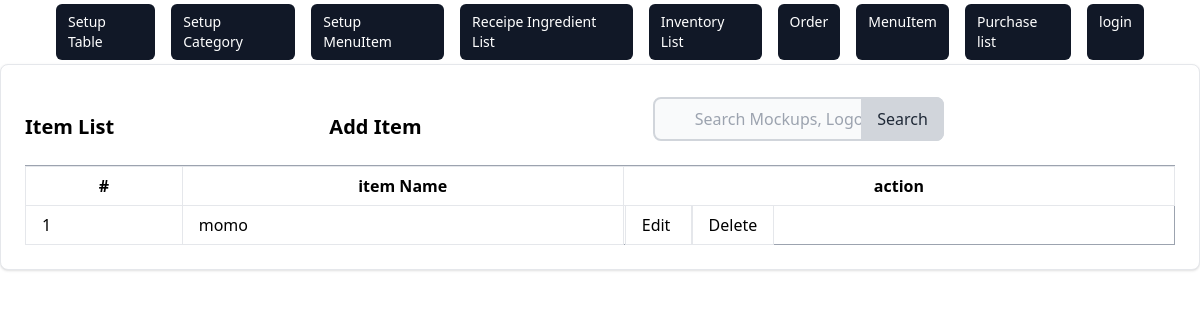
/inventory/item/list/, run on an earlier commit of the app's database.
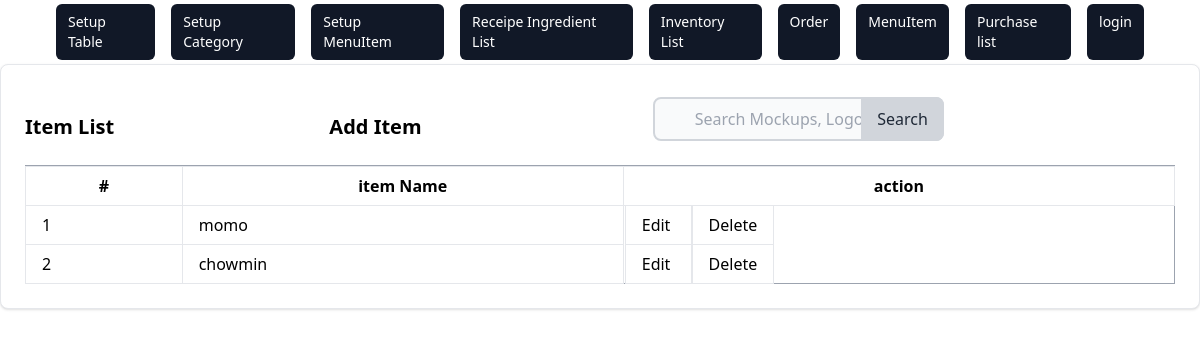
And on a later commit of the database.
### inventory/models.py (models this page shows, shortened)
class Item(models.Model):
    name = models.CharField(max_length=100, unique=True)

### inventory/views.py (the view)
# urls.py: path('item/list/', views.ItemListView.as_view(), name='item_list'),
class ItemListView(ListView):
    model = Item
    template_name = 'inventory/item/item_list.html'

### inventory/templates/inventory/item/item_list.html (shortened to what this page needs)
{% extends 'inventory/base.html' %} {% block content %}
<div class="card max-w-80%  p-6 bg-white border border-gray-200 rounded-lg shadow dark:bg-gray-800 dark:border-gray-400">
  <div class="row">
    <div class="flex items-center justify-between">
        <h5 class="text-xl font-semibold">Item List</h5>
        <a href="{% url 'inventory:item_create' %}" class="text-xl font-semibold text-grey-200 hover:underline hover:text-blue-00 ml-auto">
         <h5>  Add Item</h5>
        </a>
      <form method="get" action="{% url 'inventory:item_search' %}" class="max-w-md mx-auto px-4 py-2 justify-end">
        <div class="relative">
            <input
            type="search"
            id="default-search"
            name='q'
            class="block w-full pl-10 pr-4 py-2 rounded-lg border-2 border-gray-300 bg-gray-50 focus:ring-blue-500 focus:border-blue-500"
            placeholder="Search Mockups, Logos..."
            required
          />
          <button
            type="submit"
            class="absolute inset-y-0 right-0 px-4 py-2 bg-gray-300 text-gray-800 rounded-r-lg hover:bg-gray-400 focus:outline-none focus:bg-gray-400"
          >
            Search
          </button>
        </div>
      </form>
    </div>
      <div class="card-body">
        <table class="table-auto w-full border-collapse border border-gray-400 table-bordered">
          <th class="px-1 py-0">
            <tr>
              <th class="px-4 py-2 border px-4 py-2" >#</th>
              <th class="px-4 py-2  border px-4 py-2 ">item Name</th>
              <th col="3" class="px-0 py-0  border ">action</th>
            </tr>
          </th>
          <tbody>
            {% if object_list %} {% for item in object_list %}
            <tr>
              <td class="border px-4 py-2">{{ item.id}}</td>
              <td class="border px-4 py-2">{{ item.name }}</td>
              <td>
                <a  class="border px-4 py-2"  href="{% url 'inventory:item_update' item.id  %}"> Edit </a>
                <a  class="border px-4 py-2" href="{% url 'inventory:item_delete' item.id %}" > Delete </a>
              </td>
            </tr>
          {% endfor %}
          {% else %}
            <tr><td colspan="8" class="border px-4 py-2">No item found</td></tr>
          {% endif %}
          </tbody>
        </table>
      </div>
    </div>
  </div>
  </div>
{% endblock %}

What changed in the data, as far as the page shows it:
added Item: id "2", name "chowmin"
